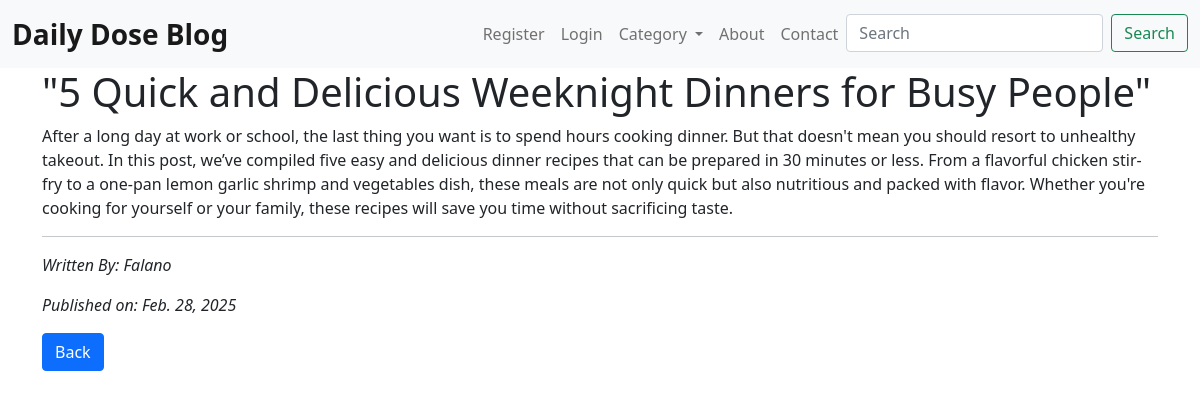
The page /post/5 on the database its author committed.
### blogapp/models.py (models this page shows, shortened)
class Post(models.Model):
    title = models.CharField(max_length = 255)
    author = models.ForeignKey(User, on_delete=models.CASCADE)
    category = models.ForeignKey(Category, on_delete=models.SET_NULL, null=True)
    body = models.TextField()
    published_date = models.DateField(auto_now_add=True)

### blogapp/views.py (the view)
# urls.py: path('post/<int:pk>', Detail_view.as_view(), name = 'detail_view'),
class Detail_view(DetailView):
    model = Post
    template_name = 'blogapp/html/details.html'
    context_object_name = 'post'

### templates/blogapp/html/details.html (shortened to what this page needs)
{% extends 'blogapp/html/base.html' %}
{% block content %}
    <div>
        <h1>{{post.title}}</h1>
        <p>
            {{post.body}}
        </p>
        <hr>
        <p><em>Written By: {{ post.author.first_name }}</em></p>
        <p><em>Published on: {{ post.published_date }}</em></p>
    <div>
        <a href="{% url "home_view" %}" class = "btn btn-primary">Back</a>
{% endblock content %}

### rows shown on the page
Post: title "\"5 Quick and Delicious Weeknight Dinners for Busy People\"", body "After a long day at work or school, the last thing you want is to spend hours cooking dinner. But that doesn't mean you should resort to unhealthy takeout. In this post, we’ve compiled five easy and delicious dinner recipes that can be prepared in 30 minutes or less. From a flavorful chicken stir-fry to a one-pan lemon garlic shrimp and vegetables dish, these meals are not only quick but also nutritious and packed with flavor. Whether you're cooking for yourself or your family, these recipes will save you time without sacrificing taste.", author.first_name "Falano", published_date "Feb. 28, 2025"
